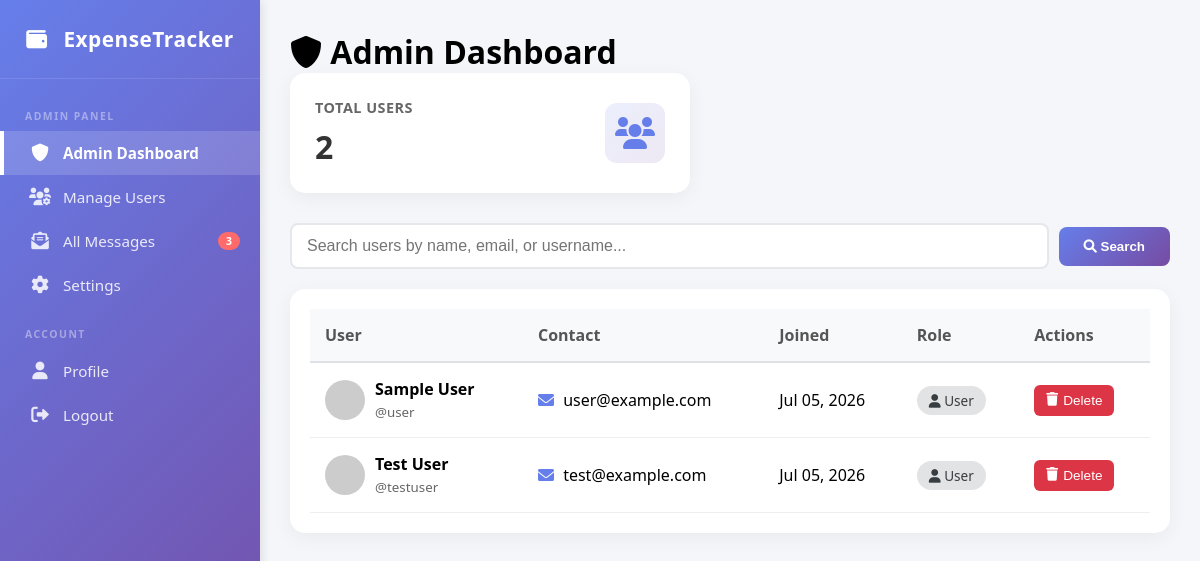
Page /admin_dashboard.php (signed in) on the committed database.
### tables this page shows
CREATE TABLE users (
    id INT PRIMARY KEY AUTO_INCREMENT,
    username VARCHAR(50) UNIQUE NOT NULL,
    email VARCHAR(100) UNIQUE NOT NULL,
    password VARCHAR(255) NOT NULL,
    full_name VARCHAR(100),
    currency VARCHAR(10) DEFAULT '$',
    role VARCHAR(20) DEFAULT 'user',
    status TINYINT DEFAULT 1,
    avatar VARCHAR(255) DEFAULT NULL,
    last_login DATETIME DEFAULT NULL,
    created_at TIMESTAMP DEFAULT CURRENT_TIMESTAMP
);

### admin_dashboard.php (the view, shortened to what this page needs)
<?php
require_once 'config.php';
$user_id = $_SESSION['user_id'];
$search_term = '';
if (isset($_GET['search']) && !empty($_GET['search'])) {
    $search_term = sanitize($_GET['search']);
    $users_query = "SELECT * FROM users WHERE
                    username LIKE '%$search_term%' OR
                    email LIKE '%$search_term%' OR
                    full_name LIKE '%$search_term%'
                    ORDER BY created_at DESC";
} else {
    $users_query = "SELECT * FROM users WHERE id != $user_id ORDER BY created_at DESC";
}
$users_result = mysqli_query($conn, $users_query);
include 'header.php';
include 'sidebar.php';
?>
<h1><i class="fas fa-shield-alt"></i> Admin Dashboard</h1>
<div class="admin-stats">
    <div class="admin-stat-card">
        <div class="admin-stat-info">
            <h4>Total Users</h4>
            <p><?php
                $total_users_query = "SELECT COUNT(*) as count FROM users WHERE id != $user_id";
                $total_result = mysqli_query($conn, $total_users_query);
                $total_row = mysqli_fetch_assoc($total_result);
                echo $total_row['count'];
            ?></p>
        </div>
        <div class="admin-stat-icon">
            <i class="fas fa-users"></i>
        </div>
    </div>
</div>
<form method="GET" action="" class="search-box" id="searchForm">
    <input type="text" id="searchInput" name="search" placeholder="Search users by name, email, or username..." value="<?php echo htmlspecialchars($search_term); ?>">
    <button type="submit" class="btn-search"><i class="fas fa-search"></i> Search</button>
</form>
<div class="user-table">
    <?php if (mysqli_num_rows($users_result) > 0): ?>
    <table id="usersTable">
        <thead>
            <tr>
                <th>User</th>
                <th>Contact</th>
                <th>Joined</th>
                <th>Role</th>
                <th>Actions</th>
            </tr>
        </thead>
        <tbody>
            <?php while($user_row = mysqli_fetch_assoc($users_result)): ?>
            <tr>
                <td>
                    <div style="display: flex; align-items: center; gap: 10px;">
                        <img src="<?php
                            if (!empty($user_row['avatar']) && file_exists($user_row['avatar'])) {
                                echo $user_row['avatar'];
                            } else {
                                echo 'https://www.gravatar.com/avatar/' . md5(strtolower(trim($user_row['email']))) . '?d=mp&s=40';
                            }
                        ?>" style="width: 40px; height: 40px; border-radius: 50%; object-fit: cover;">
                        <div>
                            <strong><?php echo htmlspecialchars($user_row['full_name']); ?></strong><br>
                            <small style="color: #666;">@<?php echo htmlspecialchars($user_row['username']); ?></small>
                        </div>
                    </div>
                </td>
                <td>
                    <i class="fas fa-envelope" style="color: #667eea; margin-right: 5px;"></i>
                    <?php echo htmlspecialchars($user_row['email']); ?>
                </td>
                <td><?php echo date('M d, Y', strtotime($user_row['created_at'])); ?></td>
                <td>
                    <?php if ($user_row['role'] == 'admin'): ?>
                        <span class="role-badge role-admin"><i class="fas fa-crown"></i> Admin</span>
                    <?php else: ?>
                        <span class="role-badge role-user"><i class="fas fa-user"></i> User</span>
                    <?php endif; ?>
                </td>
                <td>
                    <div class="admin-actions">
                        <form method="POST" style="display: inline;" onsubmit="return confirmDelete('<?php echo htmlspecialchars($user_row['full_name']); ?>', '<?php echo htmlspecialchars($user_row['username']); ?>')">
                            <button type="submit" name="delete_user" class="btn-icon btn-delete" title="Delete User">
                                <i class="fas fa-trash"></i> Delete
                            </button>
                        </form>
                    </div>
                </td>
            </tr>
            <?php endwhile; ?>
        </tbody>
    </table>
    <?php endif; ?>
</div>
<?php include 'footer.php'; ?>

### style.css (style rules this page uses)
* { margin: 0; padding: 0; box-sizing: border-box; }
body { font-family: 'Segoe UI', Tahoma, Geneva, Verdana, sans-serif; background: #f4f6f9; display: flex; min-height: 100vh; }

### admin_dashboard.php (style rules this page uses)
.admin-stats { display: grid; grid-template-columns: repeat(1, 1fr); gap: 20px; margin-bottom: 30px; max-width: 400px; }
.admin-stat-card { background: white; padding: 25px; border-radius: 15px; box-shadow: 0 5px 20px rgba(0,0,0,0.05); display: flex; align-items: center; justify-content: space-between; transition: transform 0.3s; }
.admin-stat-info h4 { color: #666; font-size: 0.9rem; margin-bottom: 8px; text-transform: uppercase; letter-spacing: 0.5px; }
.admin-stat-info p { font-size: 2rem; font-weight: bold; color: #333; }
.admin-stat-icon { width: 60px; height: 60px; background: linear-gradient(135deg, #667eea20 0%, #764ba220 100%); border-radius: 12px; display: flex; align-items: center; justify-content: center; }
.admin-stat-icon i { font-size: 2rem; color: #667eea; }
.user-table { background: white; border-radius: 15px; padding: 20px; box-shadow: 0 5px 20px rgba(0,0,0,0.05); overflow-x: auto; }
.user-table table { width: 100%; border-collapse: collapse; }
.user-table th { background: #f8f9fa; padding: 15px; text-align: left; font-weight: 600; color: #555; border-bottom: 2px solid #dee2e6; }
.user-table td { padding: 15px; border-bottom: 1px solid #eee; vertical-align: middle; }
.role-badge { padding: 5px 12px; border-radius: 20px; font-size: 0.85rem; font-weight: 500; display: inline-block; }
.role-user { background: #e2e3e5; color: #383d41; }
.admin-actions { display: flex; gap: 5px; flex-wrap: wrap; }
.btn-icon { padding: 8px 12px; border: none; border-radius: 6px; cursor: pointer; font-size: 0.85rem; font-weight: 500; transition: all 0.3s; text-decoration: none; display: inline-flex; align-items: center; gap: 5px; }
.btn-delete { background: #dc3545; color: white; }
.search-box { margin-bottom: 20px; display: flex; gap: 10px; align-items: center; flex-wrap: wrap; }
.search-box input { flex: 1; min-width: 200px; padding: 12px 15px; border: 2px solid #e5e7eb; border-radius: 8px; font-size: 1rem; transition: all 0.3s; }
.search-box .btn-search { padding: 12px 25px; background: linear-gradient(135deg, #667eea 0%, #764ba2 100%); color: white; border: none; border-radius: 8px; cursor: pointer; font-weight: 600; transition: all 0.3s; white-space: nowrap; }

### rows in the picture
users: full_name "Sample User", username "user", email "user@example.com", created_at "Jul 05, 2026", role "User"
users: full_name "Test User", username "testuser", email "test@example.com", created_at "Jul 05, 2026", role "User"

### other values in the picture
$unread_row['count'] "3"
$total_row['count'] "2"
